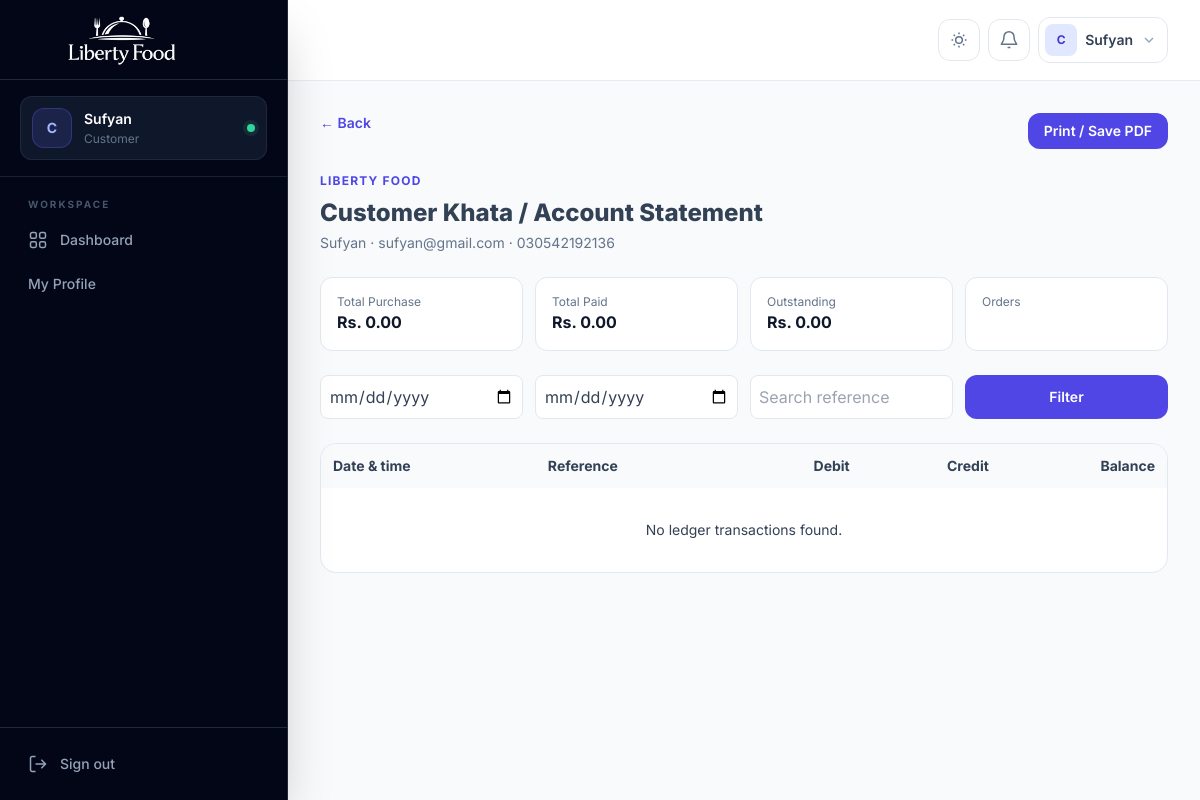
Page /people/customer/my-ledger/ (signed in) on the committed database.
### accounts/models.py (models this page shows, shortened)
class CustomUser(AbstractUser):
    email = models.EmailField(unique=True)
    ROLE_CHOICES = (
        ('admin', 'Admin'),
        ('employee', 'Employee'),
        ('customer', 'Customer'),
    )
    role = models.CharField(
        max_length=20,
        choices=ROLE_CHOICES,
        default='customer'
    )
    phone = models.CharField(
        max_length=15,
        blank=True,
        null=True
    )
    profile_image = models.ImageField(
        upload_to='profiles/',
        blank=True,
        null=True
    )

### people_app/models.py (models this page shows, shortened)
class Customer(models.Model):
    user = models.OneToOneField(settings.AUTH_USER_MODEL, on_delete=models.CASCADE, null=True, blank=True, unique=True)
    name = models.CharField(max_length=100)
    email = models.EmailField(unique=True)
    address = models.TextField()
    phone = models.CharField(max_length=20, null=True, blank=True)

### people_app/views.py (the view)
# urls.py: path('my-ledger/', views.customer_ledger_statement, name='customer_ledger'),
@login_required
def customer_ledger_statement(request, customer_id=None):
    if is_admin(request.user):
        customer = get_object_or_404(Customer, pk=customer_id)
    elif request.user.role == "customer":
        customer = get_object_or_404(Customer, user=request.user)
    else:
        raise PermissionDenied("You do not have permission to access customer ledgers.")
    from core_app.ledger import customer_ledger, ledger_summary
    start, end = parse_date(request.GET.get("start", "")), parse_date(request.GET.get("end", ""))
    if start and end and start > end:
        messages.error(request, "Start date cannot be after end date.")
        start = end = None
    all_entries = customer_ledger(customer)
    filtered_entries = customer_ledger(customer, start=start, end=end, search=request.GET.get("q", ""))
    opening = Decimal("0.00")
    if start:
        for entry in all_entries:
            if entry.occurred_at.date() < start:
                opening += entry.debit - entry.credit
    running = opening
    page = Paginator(filtered_entries, 50).get_page(request.GET.get("page"))
    for entry in page.object_list:
        running += entry.debit - entry.credit
        entry.running_balance = running
    return render(request, "customer_ledger.html", {"customer": customer, "entries": page,
        "summary": ledger_summary(customer), "opening_balance": opening, "start": start, "end": end,
        "query": request.GET.get("q", "")})

### accounts/decoraters.py (called while the page is built)
def is_admin(user):
    return user.is_authenticated and (user.is_superuser or user.role == "admin")

### core_app/ledger.py (called while the page is built)
def money(value):
    return Decimal(value or 0).quantize(Decimal("0.01"), rounding=ROUND_HALF_UP)

def customer_ledger_summary(customer):
    totals = CustomerLedgerEntry.objects.filter(customer=customer).aggregate(
        purchases=Sum("debit"), paid=Sum("credit")
    )
    manual_totals = CustomerManualLedgerEntry.objects.filter(customer=customer).aggregate(
        purchases=Sum("amount", filter=Q(entry_type="debit")),
        paid=Sum("amount", filter=Q(entry_type="credit")),
    )
    purchases = money(totals["purchases"]) + money(manual_totals["purchases"])
    paid = money(totals["paid"]) + money(manual_totals["paid"])
    return {"total_purchase": purchases, "total_paid": paid, "outstanding": purchases - paid}

def ledger_summary(customer):
    return customer_ledger_summary(customer)

### templates/customer_ledger.html (shortened to what this page needs)
{% extends "base.html" %}
{% block content %}
<section class="print-card space-y-6"><div class="no-print flex justify-between"><a href="{% if user.role == 'customer' %}{% url 'home' %}{% else %}{% url 'customer_record' customer.id %}{% endif %}" class="text-sm font-semibold text-indigo-600">← Back</a><button onclick="window.print()" class="rounded-xl bg-indigo-600 px-4 py-2 text-sm font-semibold text-white">Print / Save PDF</button></div>
<div><p class="text-xs font-bold uppercase tracking-widest text-indigo-600">Liberty Food</p><h1 class="mt-2 text-2xl font-extrabold">Customer Khata / Account Statement</h1><p class="mt-1 text-sm text-slate-500">{{ customer.name }} · {{ customer.email }} · {{ customer.phone }}</p></div>
<div class="grid gap-3 sm:grid-cols-4">
	<div class="rounded-xl border border-slate-200 bg-white p-4 dark:border-slate-800 dark:bg-slate-900">
		<p class="text-xs text-slate-500">Total Purchase</p>
		<b class="text-slate-900 dark:text-white">Rs. {{ summary.total_purchase }}</b>
	</div>
	<div class="rounded-xl border border-slate-200 bg-white p-4 dark:border-slate-800 dark:bg-slate-900">
		<p class="text-xs text-slate-500">Total Paid</p>
		<b class="text-slate-900 dark:text-white">Rs. {{ summary.total_paid }}</b>
	</div>
	<div class="rounded-xl border border-slate-200 bg-white p-4 dark:border-slate-800 dark:bg-slate-900">
		<p class="text-xs text-slate-500">Outstanding</p>
		<b class="text-slate-900 dark:text-white">Rs. {{ summary.outstanding }}</b>
	</div>
	<div class="rounded-xl border border-slate-200 bg-white p-4 dark:border-slate-800 dark:bg-slate-900">
		<p class="text-xs text-slate-500">Orders</p>
	</div>
</div>
<form class="no-print grid gap-3 sm:grid-cols-4">
	<input type="date" name="start" value="{{ start|date:'Y-m-d' }}" class="rounded-lg border p-2 bg-white dark:bg-slate-900">
	<input type="date" name="end" value="{{ end|date:'Y-m-d' }}" class="rounded-lg border p-2 bg-white dark:bg-slate-900">
	<input name="q" value="{{ query }}" placeholder="Search reference" class="rounded-lg border p-2 bg-white dark:bg-slate-900">
	<button class="rounded-xl bg-indigo-600 px-4 py-2 text-sm font-semibold text-white">Filter</button>
</form>
<div class="overflow-x-auto rounded-2xl border border-slate-200 bg-white dark:border-slate-800 dark:bg-slate-900">
	<table class="min-w-full text-sm">
		<thead class="bg-slate-50 dark:bg-slate-800/50">
			<tr>
				<th class="p-3 text-left">Date & time</th>
				<th class="p-3 text-left">Reference</th>
				<th class="p-3 text-right">Debit</th>
				<th class="p-3 text-right">Credit</th>
				<th class="p-3 text-right">Balance</th>
			</tr>
		</thead>
		<tbody>
			{% for entry in entries %}
				<tr class="border-t hover:bg-slate-50 dark:hover:bg-slate-800/40">
					<td class="p-3">{{ entry.occurred_at|date:"d M Y H:i" }}</td>
					<td class="p-3">
						{% if 'Manual Ledger Entry' in entry.description %}
							<span class="font-semibold text-slate-900 dark:text-white">Manual Ledger Entry</span>
							{% if entry.description|length > 20 %}<br><span class="text-xs text-slate-500">{{ entry.description|cut:"Manual Ledger Entry"|cut:"- " }}</span>{% endif %}
						{% else %}
							{{ entry.description }}
						{% endif %}
					</td>
					<td class="p-3 text-right">{% if entry.debit %}Rs. {{ entry.debit }}{% endif %}</td>
					<td class="p-3 text-right">{% if entry.credit %}Rs. {{ entry.credit }}{% endif %}</td>
					<td class="p-3 text-right font-bold">Rs. {{ entry.running_balance }}</td>
				</tr>
			{% empty %}
				<tr><td colspan="5" class="p-8 text-center">No ledger transactions found.</td></tr>
			{% endfor %}
		</tbody>
	</table>
</div>
</section>
{% endblock %}

### templates/base.html (shortened to what this page needs)
{% load static %}
<!DOCTYPE html>
<html lang="en" class="h-full scroll-smooth">
<head>
  <script src="https://cdn.tailwindcss.com"></script>
</head>
<body class="h-full bg-slate-50 font-sans text-slate-700 antialiased dark:bg-slate-950 dark:text-slate-300">
  <aside id="sidebar" class="fixed inset-y-0 left-0 z-50 flex w-72 -translate-x-full flex-col border-r border-slate-800 bg-slate-950 text-slate-300 shadow-2xl transition-transform duration-300 lg:translate-x-0">
    <div class="flex h-20 items-center gap-3 border-b border-slate-800 px-5">
      <a href="{% url 'home' %}" class="block h-16 w-52" aria-label="Liberty Food home">
        <img src="{% static 'liberty-food-logo-cropped.png' %}" alt="Liberty Food" class="h-full w-full object-contain">
      </a>
    </div>
    <div class="border-b border-slate-800/80 px-5 py-4">
      <div class="flex items-center gap-3 rounded-xl bg-slate-900 px-3 py-3 ring-1 ring-inset ring-slate-800">
        {% if request.user.profile_image %}
          <img src="{{ request.user.profile_image.url }}" alt="{{ request.user.username }}" class="h-10 w-10 rounded-xl object-cover ring-2 ring-indigo-500/40">
        {% else %}
          <div class="flex h-10 w-10 items-center justify-center rounded-xl bg-indigo-500/15 text-sm font-bold uppercase text-indigo-300 ring-1 ring-inset ring-indigo-500/30">
            {{ request.user.username|slice:":1" }}
          </div>
        {% endif %}
        <div class="min-w-0">
          <p class="truncate text-sm font-semibold text-white">{{ request.user.get_full_name|default:request.user.username }}</p>
          <p class="mt-0.5 truncate text-xs capitalize text-slate-500">{{ request.user.role|default:"Team member" }}</p>
        </div>
        <span class="ml-auto h-2 w-2 rounded-full bg-emerald-400 ring-4 ring-emerald-400/10" title="Online"></span>
      </div>
    </div>
    <nav class="flex-1 overflow-y-auto px-4 py-5" aria-label="Primary navigation">
      <p class="mb-2 px-3 text-[10px] font-bold uppercase tracking-[.2em] text-slate-600">Workspace</p>
      <div class="space-y-1">
        <a href="{% url 'home' %}" class="nav-link flex items-center gap-3 rounded-xl px-3 py-2.5 text-sm font-medium transition {% if request.resolver_match.url_name == 'home' %}bg-indigo-500 text-white shadow-lg shadow-indigo-950/30{% else %}text-slate-400 hover:bg-slate-900 hover:text-white{% endif %}">
          <svg class="h-5 w-5" viewBox="0 0 24 24" fill="none" stroke="currentColor" stroke-width="1.8"><rect x="3" y="3" width="7" height="7" rx="2"/><rect x="14" y="3" width="7" height="7" rx="2"/><rect x="3" y="14" width="7" height="7" rx="2"/><rect x="14" y="14" width="7" height="7" rx="2"/></svg>
          Dashboard
        </a>
        {% if request.user.role == 'employee' %}
          <a href="{% url 'profile' %}" class="nav-link flex items-center gap-3 rounded-xl px-3 py-2.5 text-sm font-medium text-slate-400 transition hover:bg-slate-900 hover:text-white">My Profile</a>
          <a href="{% url 'employee_detail' request.user.employee_profile.id %}" class="nav-link flex items-center gap-3 rounded-xl px-3 py-2.5 text-sm font-medium text-slate-400 transition hover:bg-slate-900 hover:text-white">My Salary</a>
          <a href="{% url 'my_transactions' %}" class="nav-link flex items-center gap-3 rounded-xl px-3 py-2.5 text-sm font-medium text-slate-400 transition hover:bg-slate-900 hover:text-white">Transaction History</a>
        {% elif request.user.role == 'customer' %}
          <a href="{% url 'profile' %}" class="nav-link flex items-center gap-3 rounded-xl px-3 py-2.5 text-sm font-medium text-slate-400 transition hover:bg-slate-900 hover:text-white">My Profile</a>
        {% endif %}
      </div>
    </nav>
    <div class="border-t border-slate-800 p-4">
      <a href="{% url 'logout' %}" class="flex items-center gap-3 rounded-xl px-3 py-2.5 text-sm font-medium text-slate-400 transition hover:bg-red-500/10 hover:text-red-400">
        <svg class="h-5 w-5" viewBox="0 0 24 24" fill="none" stroke="currentColor" stroke-width="1.8"><path d="M9 21H5a2 2 0 0 1-2-2V5a2 2 0 0 1 2-2h4M16 17l5-5-5-5M21 12H9"/></svg>
        Sign out
      </a>
    </div>
  </aside>
  <div id="app-main" class="min-h-full transition-all duration-300 lg:ml-72">
    <header id="topbar" class="sticky top-0 z-30 border-b border-slate-200/80 bg-white/90 backdrop-blur-xl dark:border-slate-800 dark:bg-slate-950/85">
      <div class="flex h-20 items-center gap-3 px-4 sm:px-6 lg:px-8">
        <div class="ml-auto flex items-center gap-2">
          <button id="theme-toggle" type="button" class="rounded-xl border border-slate-200 p-2.5 text-slate-500 transition hover:border-indigo-200 hover:bg-indigo-50 hover:text-indigo-600 dark:border-slate-800 dark:text-slate-400 dark:hover:border-indigo-900 dark:hover:bg-indigo-950/50 dark:hover:text-indigo-400" aria-label="Toggle color theme">
            <svg class="h-5 w-5 dark:hidden" viewBox="0 0 24 24" fill="none" stroke="currentColor" stroke-width="1.8"><path d="M12 3v2M12 19v2M3 12h2M19 12h2M5.64 5.64l1.42 1.42M16.94 16.94l1.42 1.42M18.36 5.64l-1.42 1.42M7.06 16.94l-1.42 1.42"/><circle cx="12" cy="12" r="4"/></svg>
          </button>
          <div class="relative">
            <button id="notification-trigger" type="button" class="relative rounded-xl border border-slate-200 p-2.5 text-slate-500 transition hover:bg-slate-50 dark:border-slate-800 dark:text-slate-400 dark:hover:bg-slate-900" aria-label="Notifications" aria-expanded="false">
              <svg class="h-5 w-5" viewBox="0 0 24 24" fill="none" stroke="currentColor" stroke-width="1.8"><path d="M18 8a6 6 0 0 0-12 0c0 7-3 7-3 9h18c0-2-3-2-3-9M13.7 21h-3.4"/></svg>
            </button>
          </div>
          <div class="relative">
            <button id="profile-trigger" type="button" class="flex items-center gap-2 rounded-xl border border-slate-200 bg-white p-1.5 pr-2.5 transition hover:bg-slate-50 dark:border-slate-800 dark:bg-slate-900 dark:hover:bg-slate-800" aria-expanded="false">
              {% if request.user.profile_image %}
                <img src="{{ request.user.profile_image.url }}" alt="" class="h-8 w-8 rounded-lg object-cover">
              {% else %}
                <span class="flex h-8 w-8 items-center justify-center rounded-lg bg-indigo-100 text-xs font-bold uppercase text-indigo-700 dark:bg-indigo-500/15 dark:text-indigo-300">{{ request.user.username|slice:":1" }}</span>
              {% endif %}
              <span class="hidden max-w-32 truncate text-sm font-semibold text-slate-700 dark:text-slate-200 sm:block">{{ request.user.get_full_name|default:request.user.username }}</span>
              <svg class="hidden h-4 w-4 text-slate-400 sm:block" viewBox="0 0 24 24" fill="none" stroke="currentColor" stroke-width="2"><path d="m6 9 6 6 6-6"/></svg>
            </button>
          </div>
        </div>
      </div>
    </header>
    <main class="px-4 py-6 sm:px-6 lg:px-8 lg:py-8">
      <div class="mx-auto max-w-[1600px]">
        {% block content %}{% endblock %}
      </div>
    </main>
  </div>
</body>
</html>

### templates/base.html (style rules this page uses)
* { scrollbar-width: thin; scrollbar-color: #94a3b8 transparent; }
.nav-link svg, .action-icon svg { pointer-events: none; }

### rows in the picture
CustomUser: user.username "C", user.get_full_name "Sufyan", user.role "Customer"
Customer: name "Sufyan", email "sufyan@gmail.com", phone "030542192136"

### other values in the picture
{{ summary.total_purchase }} "0.00"
{{ summary.total_paid }} "0.00"
{{ summary.outstanding }} "0.00"
